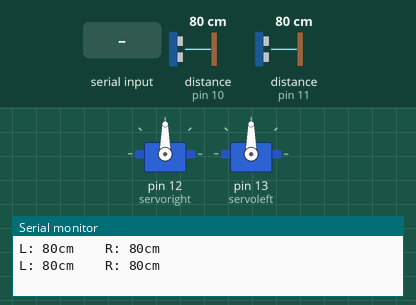
Simulated run of this sketch. Board: Arduino Uno, built with avr-gcc and run on an emulated ATmega328P. Parts: 2 × servo, the last lines printed to the serial monitor. Wiring (inferred from the names in the program): 2 × ultrasonic range finder: trigger pin 10, echo pin 10 / trigger pin 11, echo pin 11. The inputs (shaded band) are chosen by the test bench; at power-on: distance to the obstacle (sensors on pin 10, pin 11) 80 cm. The echo pulse lasts 58.3 µs per cm.

Above: at 1.2 s.
1.3 s: "A" received over Serial
At 2.4 s:
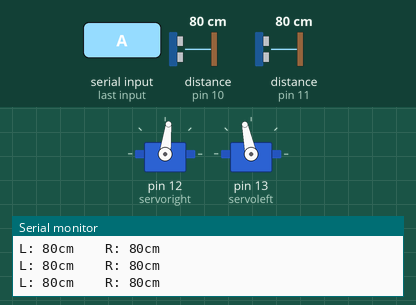
3.5 s: distance to the obstacle (sensor on pin 10) set to 2 cm
At 4.6 s:
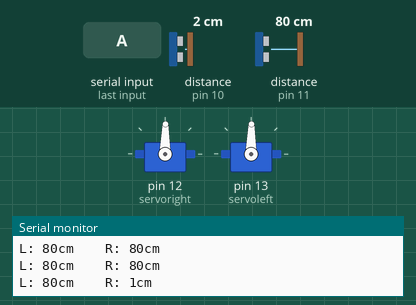
5.5 s: distance to the obstacle (sensor on pin 11) set to 2 cm
At 6.4 s:
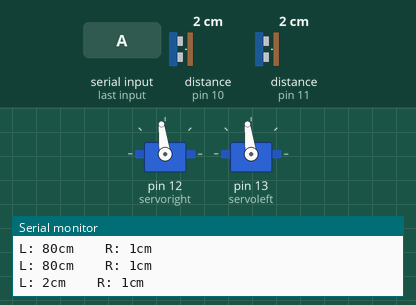
7.5 s: "S" received over Serial
At 9.2 s:
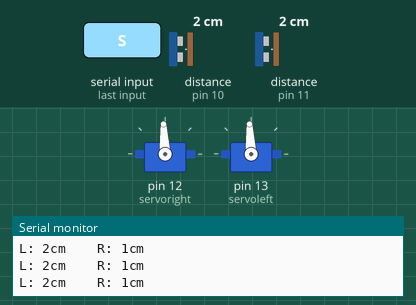
9.5 s: "B" received over Serial
At 11.1 s:
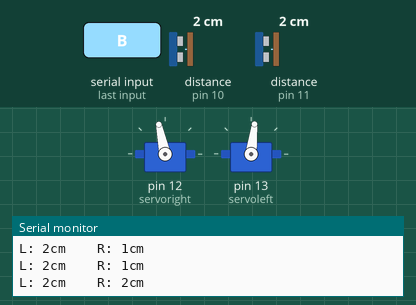
11.5 s: "F" received over Serial
At 12.7 s:
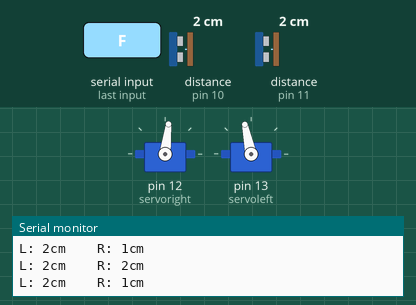
Timing chart, 0 to 14.5 s (numbered marks = the images above; inputs shaded):
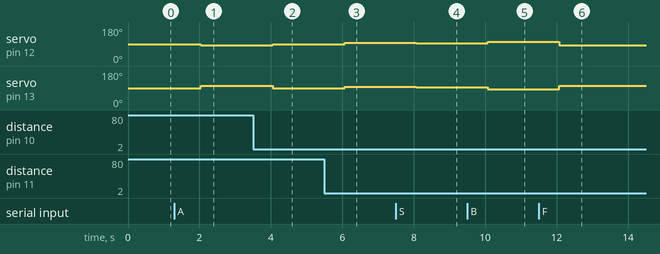

The sketch:

avoid_obstacles.ino
```cpp
// ==============================================================
//  Author:        JimboChien
//  Date Created:  2020/08/22
//  Last Updated:  2021/03/11
//  Description:   integrate ir and servo to auto avoid obstacles
// ==============================================================
#include<Servo.h>
Servo servoright;
Servo servoleft;
int time = 1000;

int pingPin1 = 10;
int pingPin2 = 11;
long durationR,durationL,R,L;
int dis_R,dis_L;
boolean auto_mode = false;
char state;

void setup(){
  servoright.attach(12);
  servoleft.attach(13);
  Serial.begin(9600);
}

void loop(){
  // calculate and print distance
  R = disR();
  L = disL();

  // print right and left distance
  Serial.print("L: ");
  Serial.print(L);
  Serial.print("cm\t\t");
  Serial.print("R: ");
  Serial.print(R);
  Serial.println("cm");

  // control command
  char c;
  if(Serial.available()>0) {
    c=Serial.read();
    if(c == 'A') {
      auto_mode = true;
      state = 'F';
    }
    else if(c == 'S') {
      auto_mode = false;
      state = 'S';
    }
    else {
      state = c;
    }
  }

  // auto mode
  if(auto_mode == true) {
    if(R < 30 && L < 30) {
      RIGHT();
    }
    else if(R < 30 && L > 30) {
      LEFT();
    }
    else if(R > 30&& L < 30) {
      RIGHT();
    }
    else {
      FORWORD();
    }
  }
  else {  // keep previous state
    if(state == 'F') {
      FORWORD();
    }
    else if(state == 'B') {
      BACK();
    }
    else if(state == 'R') {
      RIGHT();
    }
    else if(state == 'L') {
      LEFT();
    }
    else if(state == 'S') {
      STOP();
    }
  }
  delay(time);
}

long disR(){
  pinMode(pingPin1,OUTPUT);
  digitalWrite(pingPin1,LOW);
  delayMicroseconds(2);
  digitalWrite(pingPin1,HIGH);
  delayMicroseconds(5);
  digitalWrite(pingPin1,LOW);
  pinMode(pingPin1,INPUT);
  durationR = pulseIn(pingPin1,HIGH);
  R = durationR/2/29;
  return R;
}

long disL(){
  pinMode(pingPin2,OUTPUT);
  digitalWrite(pingPin2,LOW);
  delayMicroseconds(2);
  digitalWrite(pingPin2,HIGH);
  delayMicroseconds(5);
  digitalWrite(pingPin2,LOW);
  pinMode(pingPin2,INPUT);
  durationL = pulseIn(pingPin2,HIGH);
  L = durationL/2/29;
  return L;
}

void STOP(){
  servoleft.writeMicroseconds(1500);
  servoright.writeMicroseconds(1500);
}

void FORWORD(){
  servoleft.writeMicroseconds(1600);
  servoright.writeMicroseconds(1400);
}

void BACK(){
  servoleft.writeMicroseconds(1400);
  servoright.writeMicroseconds(1600);
}

void LEFT(){
  servoleft.writeMicroseconds(1460);
  servoright.writeMicroseconds(1460);
}

void RIGHT(){
  servoleft.writeMicroseconds(1540);
  servoright.writeMicroseconds(1540);
}
```

Measured:
- after the input at 1.3 s, servo on pin 12 (servoright): 90° → 83° after 0.73 s; servo on pin 13 (servoleft): 90° → 102° after 0.73 s
- after the input at 3.5 s, servo on pin 12 (servoright): 83° → 89° after 0.55 s; servo on pin 13 (servoleft): 102° → 89° after 0.55 s
- after the input at 5.5 s, servo on pin 12 (servoright), servo on pin 13 (servoleft): 89° → 97° after 0.56 s
- after the input at 7.5 s, servo on pin 12 (servoright), servo on pin 13 (servoleft): 97° → 93° after 0.57 s
- after the input at 9.5 s, servo on pin 12 (servoright): 93° → 102° after 0.57 s; servo on pin 13 (servoleft): 93° → 83° after 0.57 s
- after the input at 11.5 s, servo on pin 12 (servoright): 102° → 83° after 0.58 s; servo on pin 13 (servoleft): 83° → 102° after 0.58 s
